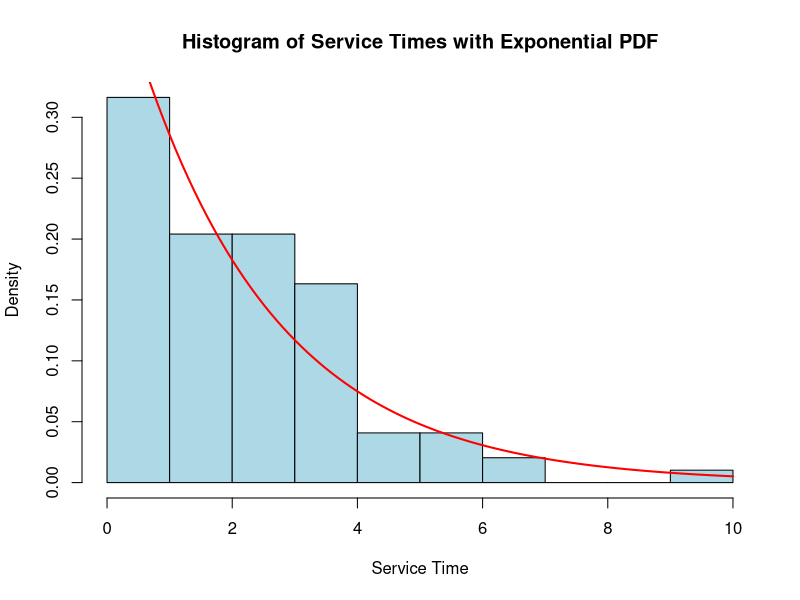

Recreate this plot in R.
#Page 354

set.seed(123)

lambda <- 0.446
n <- 100

sample <- rexp(n, rate = lambda)
sample <- sample[sample <= 10]  

hist(sample, breaks = 10, probability = TRUE, main = "Histogram of Service Times with Exponential PDF",
     xlab = "Service Time", ylab = "Density", col = "lightblue", border = "black", xlim = c(0, 10))

curve(dexp(x, rate = lambda), from = 0.001, to = 10, add = TRUE, col = "red", lwd = 2)
